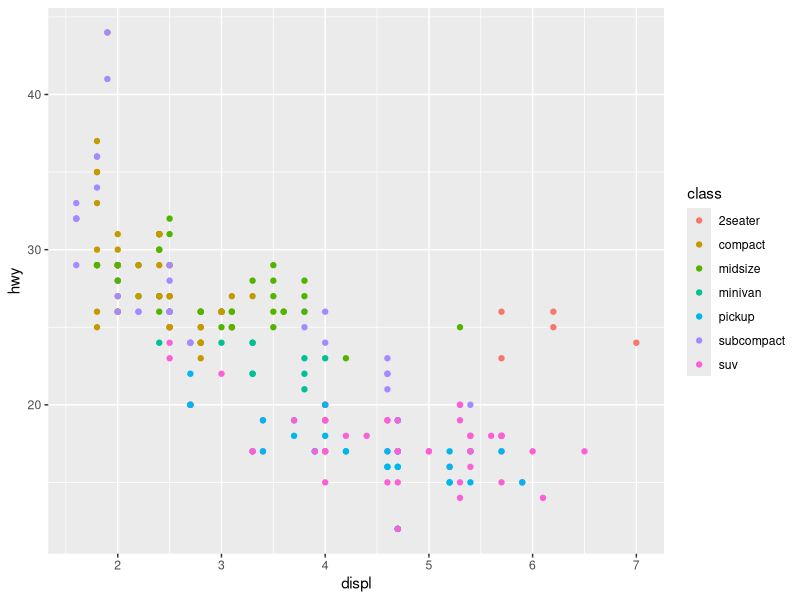
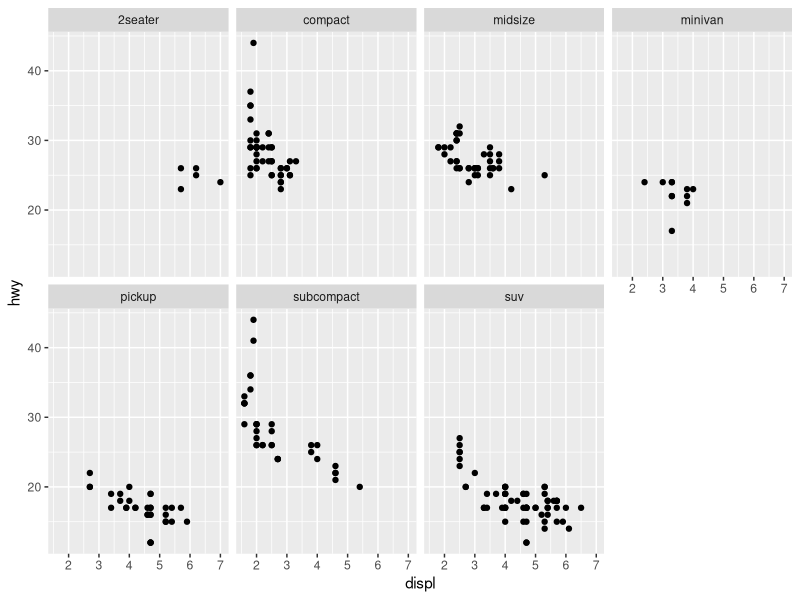
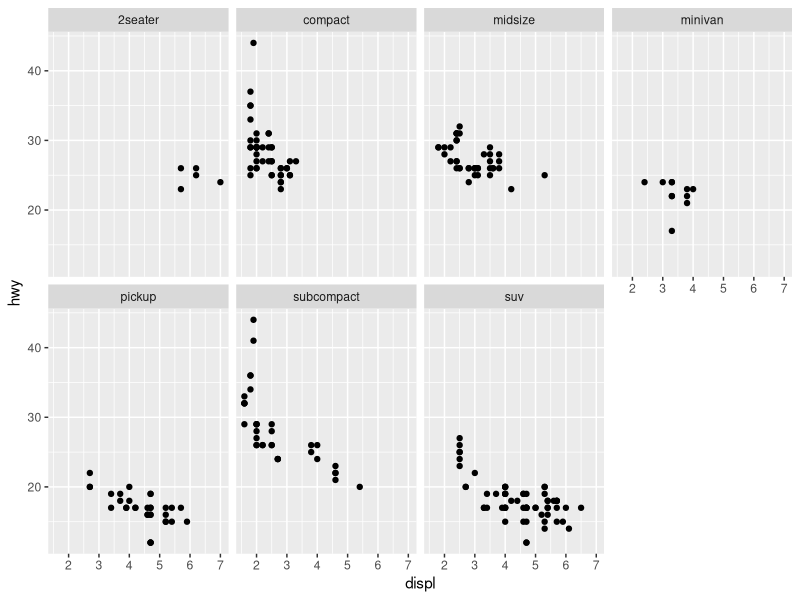
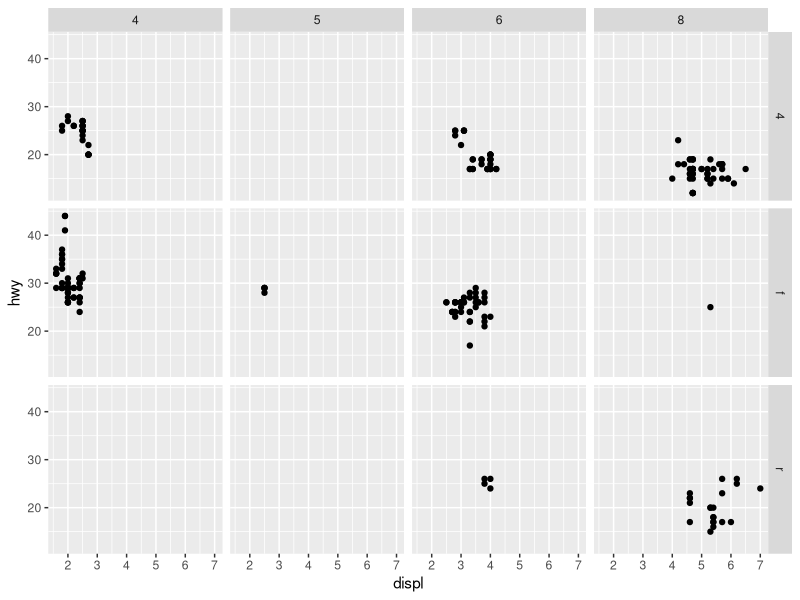
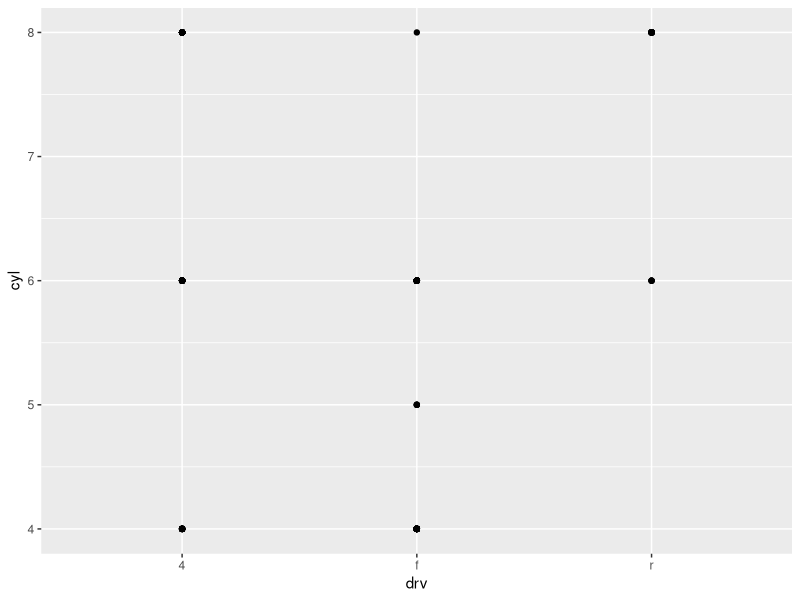
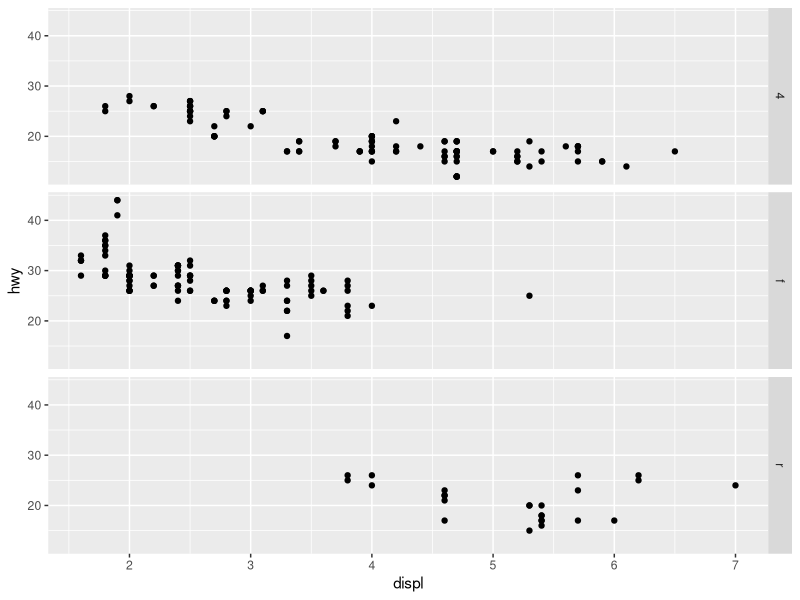
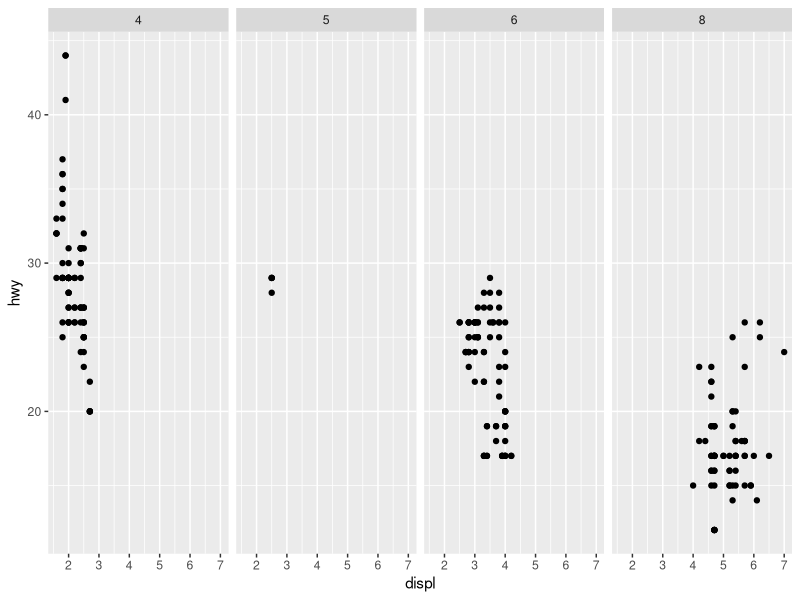
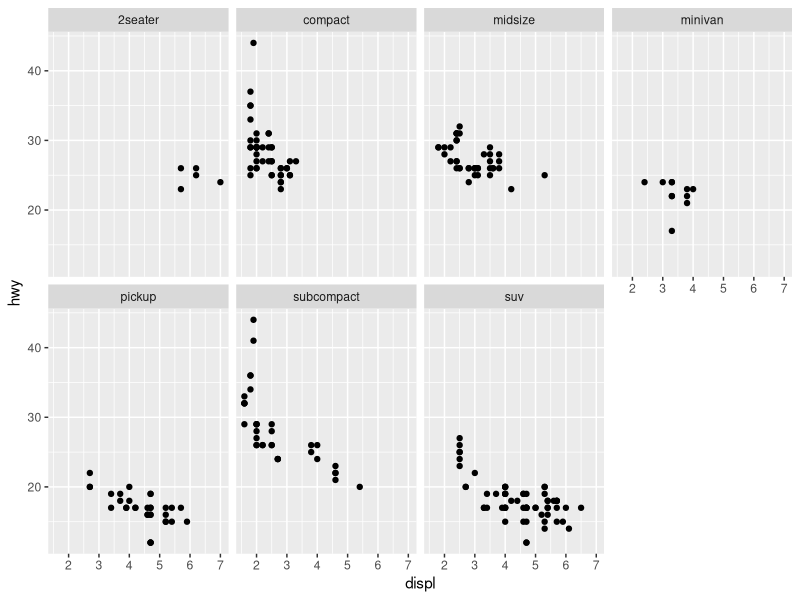

The R source for these figures, in order:
## ---- chunk 1
knitr::opts_chunk$set(echo = TRUE)
## ---- chunk 2
library(tidyverse)
## ---- chunk 3
mpg <- ggplot2::mpg
## ---- chunk 4
ggplot(data = mpg) +
  geom_point(mapping = aes(x = displ, y = hwy, color = class))
## ---- chunk 5
ggplot(data = mpg) +
  geom_point(mapping = aes(x = displ, y = hwy)) +
  facet_wrap(~ class, nrow = 2)

## ---- chunk 6
ggplot(data = mpg) +
  geom_point(mapping = aes(x = displ, y = hwy)) +
  facet_wrap(~ class, nrow = 2)
## ---- chunk 7
ggplot(data = mpg) +
  geom_point(mapping = aes(x = displ, y = hwy)) +
  facet_grid(drv ~ cyl)
## ---- chunk 8
ggplot(data = mpg) +
  geom_point(mapping = aes(x = drv, y = cyl))
## ---- chunk 9
ggplot(data = mpg) +
  geom_point(mapping = aes(x = displ, y = hwy)) +
  facet_grid(drv ~ .)
## ---- chunk 10
ggplot(data = mpg) +
  geom_point(mapping = aes(x = displ, y = hwy)) +
  facet_grid(. ~ cyl)
## ---- chunk 11
ggplot(data = mpg) +
  geom_point(mapping = aes(x = displ, y = hwy)) +
  facet_wrap(~ class, nrow = 2)

## ---- chunk 12
# left
ggplot(data = mpg) + 
  geom_point(mapping = aes(x = displ, y = hwy))

# right
ggplot(data = mpg) + 
  geom_smooth(mapping = aes(x = displ, y = hwy))
## ---- chunk 13
ggplot(data = mpg) + 
  geom_smooth(mapping = aes(x = displ, y = hwy, linetype = drv))
## ---- chunk 14
ggplot(data = mpg) +
  geom_smooth(mapping = aes(x = displ, y = hwy))
              
ggplot(data = mpg) +
  geom_smooth(mapping = aes(x = displ, y = hwy, group = drv))
    
ggplot(data = mpg) +
  geom_smooth(
    mapping = aes(x = displ, y = hwy, color = drv),
    show.legend = FALSE
  )
## ---- chunk 15
ggplot(data = mpg) + 
  geom_point(mapping = aes(x = displ, y = hwy)) +
  geom_smooth(mapping = aes(x = displ, y = hwy))
## ---- chunk 16
ggplot(data = mpg, mapping = aes(x = displ, y = hwy)) + 
  geom_point() + 
  geom_smooth()
## ---- chunk 17
ggplot(data = mpg, mapping = aes(x = displ, y = hwy)) + 
  geom_point(mapping = aes(color = class)) + 
  geom_smooth()
## ---- chunk 18
ggplot(data = mpg, mapping = aes(x = displ, y = hwy)) + 
  geom_point(mapping = aes(color = class)) + 
  geom_smooth(data = filter(mpg, class == "subcompact"), se = FALSE)
